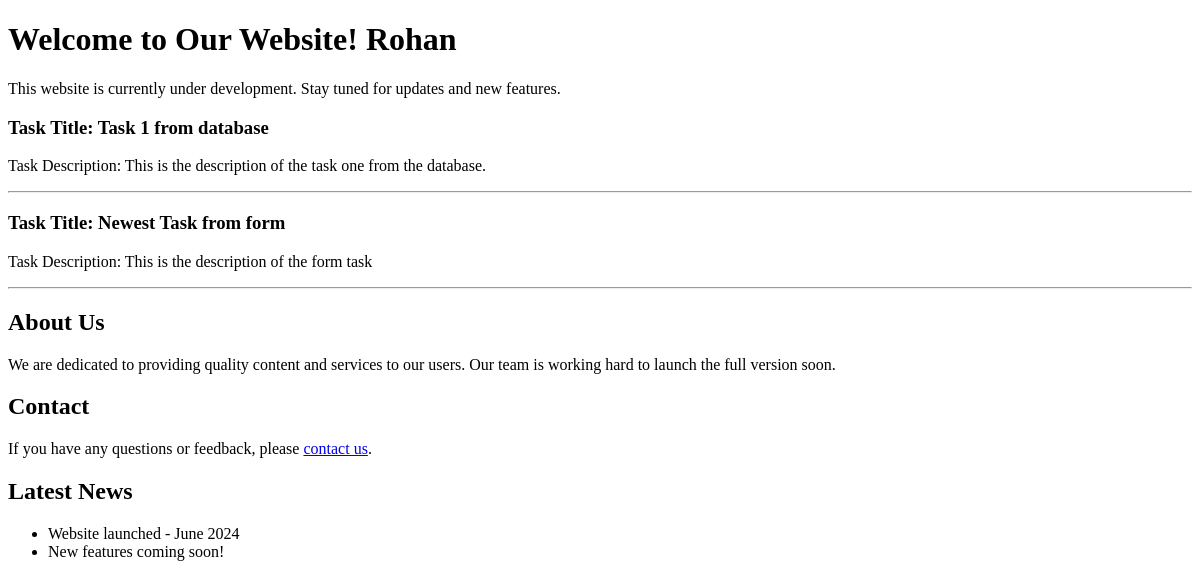
The app's page /, older data.
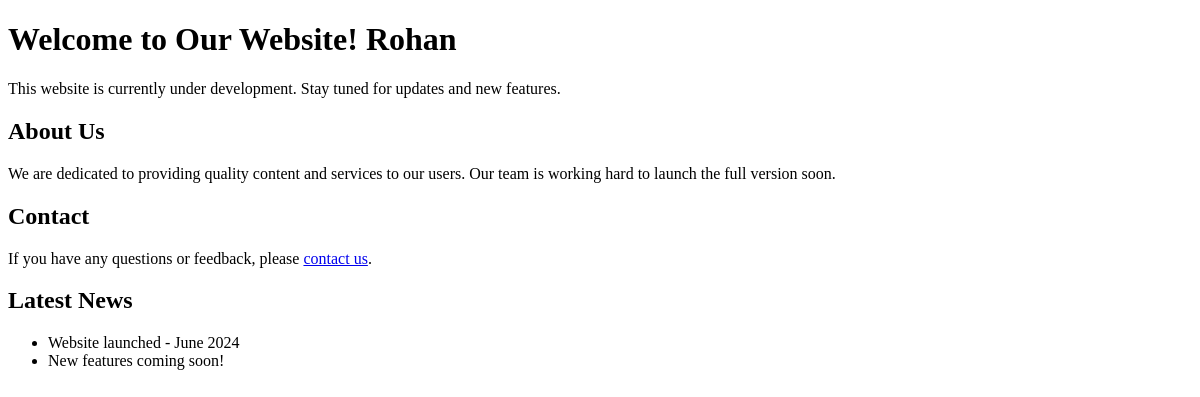
The same page, newer data.
### main/models.py (models this page shows, shortened)
class Task(models.Model):
    title = models.CharField(max_length=200)
    description = models.TextField()

### main/views.py (the view)
# urls.py: 2. Add a URL to urlpatterns:  path('', views.home, name='home')
def home(request):
    print("This is home page.")
    user_name = "Rohan"
    tasks = Task.objects.all()
    context = {"user": user_name,
                "tasks": tasks
            }
    return render(request, "main/home.html", context)

### main/templates/main/home.html (shortened to what this page needs)
<!DOCTYPE html>
<html lang="en">
<head>
</head>
<body>
    <h1>Welcome to Our Website! {{user}}</h1>
    <p>This website is currently under development. Stay tuned for updates and new features.</p>
    {% for task in tasks %}
    <div>
        <div><h3>Task Title: {{task.title}}</h3></div>
        <div><p>Task Description: {{task.description}}</p></div>
        <hr>
    </div>
    {% endfor %}
    <h2>About Us</h2>
    <p>We are dedicated to providing quality content and services to our users. Our team is working hard to launch the full version soon.</p>
    <h2>Contact</h2>
    <p>If you have any questions or feedback, please <a href="mailto:info@example.com">contact us</a>.</p>
    <h2>Latest News</h2>
    <ul>
        <li>Website launched - June 2024</li>
        <li>New features coming soon!</li>
    </ul>
</body>
</html>

Row changes from the older to the newer data that the page shows:
removed Task: title "Task 1 from database", description "This is the description of the task one from the database."
removed Task: title "Newest Task from form", description "This is the description of the form task"
